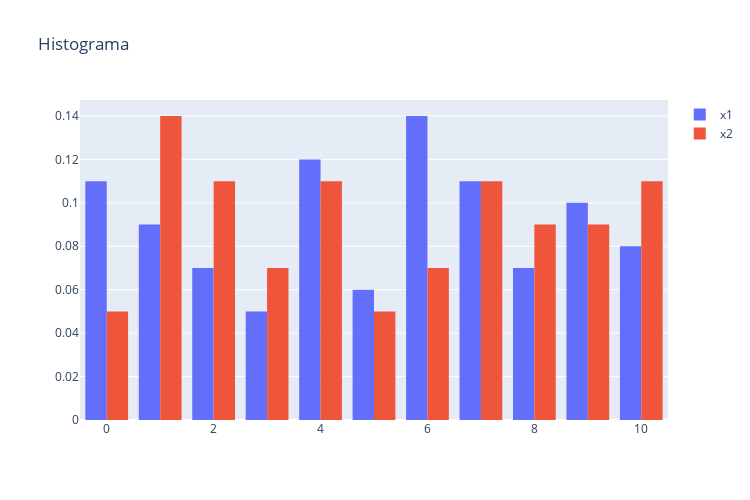

The cell this chart's notebook holds for it:
### Markdown cell above
#### Conocemos las variables de una figura en plotly

### Code cell
x2_random = np.random.randint(11, size=100)

fig = go.Figure()
fig.add_trace(go.Histogram(x= x1_random, histnorm='probability', name="x1"))
fig.add_trace(go.Histogram(x= x2_random, histnorm='probability', name="x2"))

fig.update_layout(title = "Histograma", height = 500, width = 750)

### Figure 1 — Plotly figure (JSON) as saved in the notebook; plotly's stock layout.template omitted (floating-point values rounded to 4 significant figures)
{"data": [{"histnorm": "probability", "name": "x1", "type": "histogram", "x": [0, 4, 7, 1, 7, 8, 2, 5, 6, 0, 6, 2, 4, 1, 6, 5, 1, 1, 6, 0, 9, 9, 10, 8, 0, 10, 7, 3, 0, 4, 9, 10, 7, 0, 6, 4, 6, 1, 9, 5, 1, 1, 9, 0, 1, 2, 7, 10, 3, 4, 6, 0, 7, 4, 4, 4, 10, 6, 10, 8, 7, 3, 9, 3, 0, 4, 9, 6, 0, 9, 9, 5, 6, 7, 2, 8, 6, 2, 6, 7, 5, 10, 7, 4, 6, 1, 6, 4, 8, 2, 10, 5, 8, 4, 7, 8, 2, 0, 3, 9]}, {"histnorm": "probability", "name": "x2", "type": "histogram", "x": [3, 3, 7, 10, 0, 6, 2, 7, 1, 6, 9, 2, 9, 1, 2, 7, 6, 3, 1, 7, 5, 2, 7, 7, 10, 8, 2, 9, 10, 3, 8, 4, 1, 1, 6, 10, 5, 1, 0, 10, 0, 7, 10, 10, 8, 2, 9, 10, 3, 2, 0, 8, 6, 1, 5, 2, 9, 7, 1, 7, 6, 1, 10, 8, 3, 4, 4, 8, 2, 9, 2, 7, 4, 0, 9, 4, 7, 9, 5, 10, 3, 4, 1, 4, 5, 1, 6, 4, 2, 4, 8, 1, 1, 8, 8, 9, 4, 4, 10, 1]}], "layout": {"height": 500, "title": {"text": "Histograma"}, "width": 750}}
